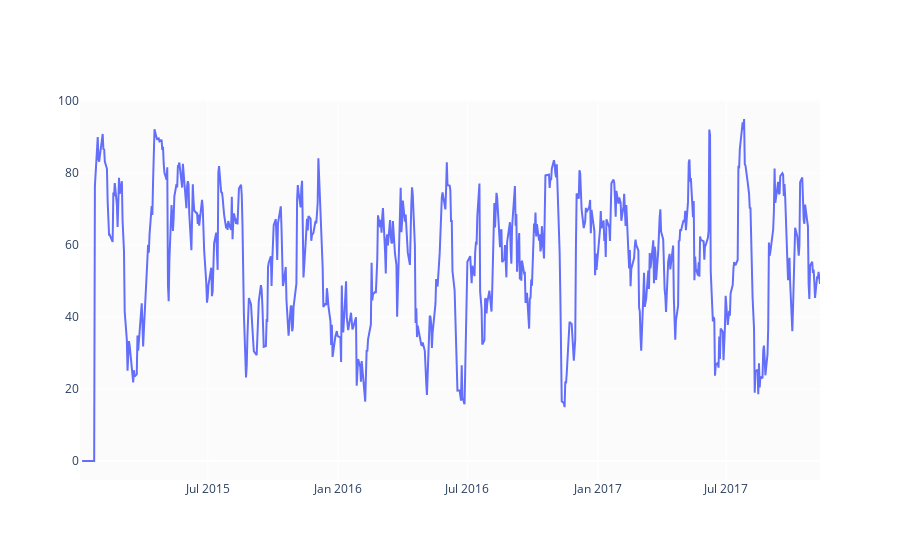

Notebook code cell kept with this figure:
### Markdown cell above
#### Relative Strength Index

I'll add RSI indicator to predict whether a stock is overbought/oversold.

### Code cell
def relative_strength_idx(df, n=14):
    close = df['Close']
    delta = close.diff()
    delta = delta[1:]
    pricesUp = delta.copy()
    pricesDown = delta.copy()
    pricesUp[pricesUp < 0] = 0
    pricesDown[pricesDown > 0] = 0
    rollUp = pricesUp.rolling(n).mean()
    rollDown = pricesDown.abs().rolling(n).mean()
    rs = rollUp / rollDown
    
    rsi = 100.0 - (100.0 / (1.0 + rs))
    return rsi

df['RSI'] = relative_strength_idx(df).fillna(0)

fig = go.Figure(go.Scatter(x=df.Date, y=df.RSI, name='RSI'))
fig.show()

### Figure 1 — Plotly figure (JSON) as saved in the notebook; plotly's stock layout.template omitted (floating-point values rounded to 4 significant figures; data arrays with more than 128 entries replaced by an {"elided": "..."} marker saying what was removed)
{"data": [{"name": "RSI", "type": "scatter", "x": {"elided": "722 str values"}, "y": {"elided": "722 float values"}}], "layout": {}}
